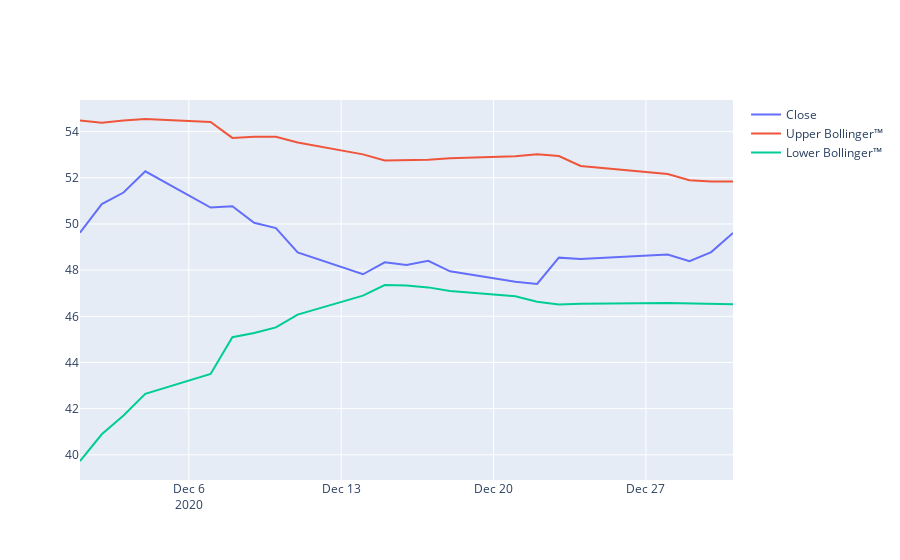

Notebook cell for this chart:
### Code cell
%matplotlib inline
## plot bollinger™ bands
fig = go.Figure()
fig.add_trace(go.Scatter(x=PFG.Date, y=PFG.Close,
                    mode='lines',
                    name='Close'))
fig.add_trace(go.Scatter(x=PFG.Date, y=PFG.Upper,
                    mode='lines',
                    name='Upper Bollinger™'))
fig.add_trace(go.Scatter(x=PFG.Date, y=PFG.Lower,
                    mode='lines',
                    name='Lower Bollinger™'))
